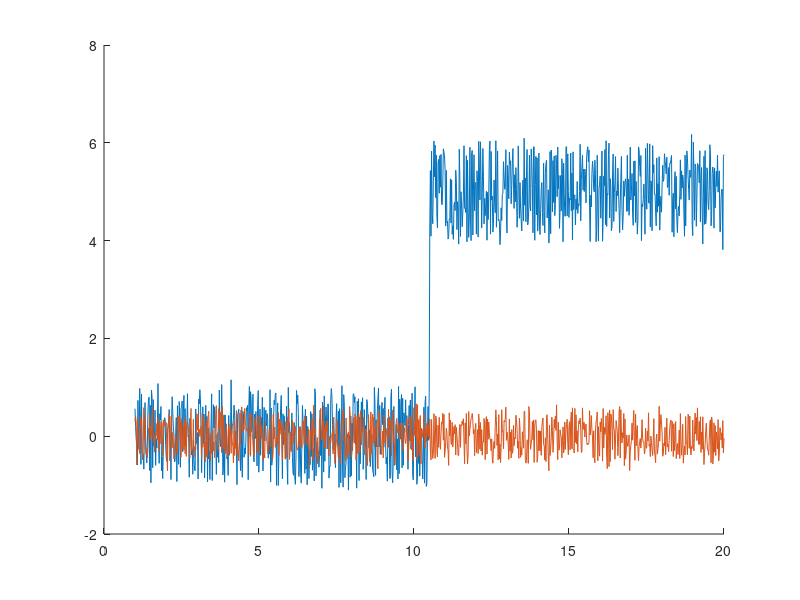

This chart was generated by the following MATLAB code: (Note: this script raises an error after producing the figure.)
function theta_shiz( )
%% theta shiz
N = 1000;
d_theta_coarse = (rand(N, 1) - 0.5)*2 + 0.1*randn(N,1) + ...
    [0*ones(N/2, 1); 5*ones(N/2, 1)]; % 5 degree static offset, manifested in 
d_theta_fine = (rand(N, 1) - 0.5)*1 + 0.1*randn(N,1); % d_theta reading
t = linspace(1, N/50, N);
figure
hold on
plot(t, d_theta_coarse)
plot(t, d_theta_fine)
step = 10;
j = 1;
for i = 1:step:(length(d_theta_coarse) - step)
%     idx_end = (i-1) + step;
%     ma_coarse(j) = mean(d_theta_coarse(i:idx_end));
%     std_coarse(j) = std(d_theta_coarse(i:idx_end));
%     t_ma(j) = mean(t(i:idx_end));
%     ma_fine(j) = mean(d_theta_fine(i:idx_end));
%     std_fine(j) = std(d_theta_fine(i:idx_end));
    faults(j,1) = check_threshold_residual(d_theta_coarse(1:i), ...
        d_theta_fine(1:i), 50, (std(d_theta_fine) + std(d_theta_coarse)));
    locations(j) = t(i);
    j = j+1;
end
% errorbar(t_ma, ma_coarse, std_coarse, 'x--')
% errorbar(t_ma, ma_fine, std_fine, 'x--')
plot(locations, faults(:)*5)

end

